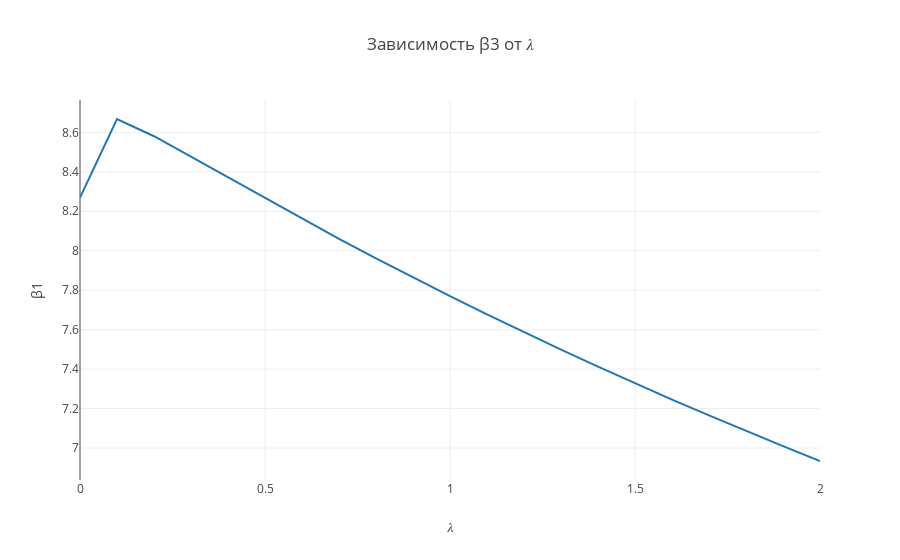

Notebook code for this chart:
### Code cell
draw_plot("Зависимость β3 от 𝜆",lmd,"𝜆",b3,"β1")

### Figure 1 — Plotly figure (JSON) as saved in the notebook; plotly's stock layout.template omitted (floating-point values rounded to 4 significant figures)
{"data": [{"mode": "lines", "type": "scatter", "x": [0, 0.1, 0.2, 0.3, 0.4, 0.5, 0.6, 0.7, 0.8, 0.9, 1, 1.1, 1.2, 1.3, 1.4, 1.5, 1.6, 1.7, 1.8, 1.9, 2], "y": [8.269, 8.668, 8.58, 8.477, 8.371, 8.266, 8.162, 8.061, 7.962, 7.865, 7.77, 7.677, 7.587, 7.499, 7.412, 7.328, 7.246, 7.165, 7.086, 7.009, 6.934]}], "layout": {"title": "Зависимость β3 от 𝜆", "xaxis": {"title": "𝜆"}, "yaxis": {"title": "β1"}}}
